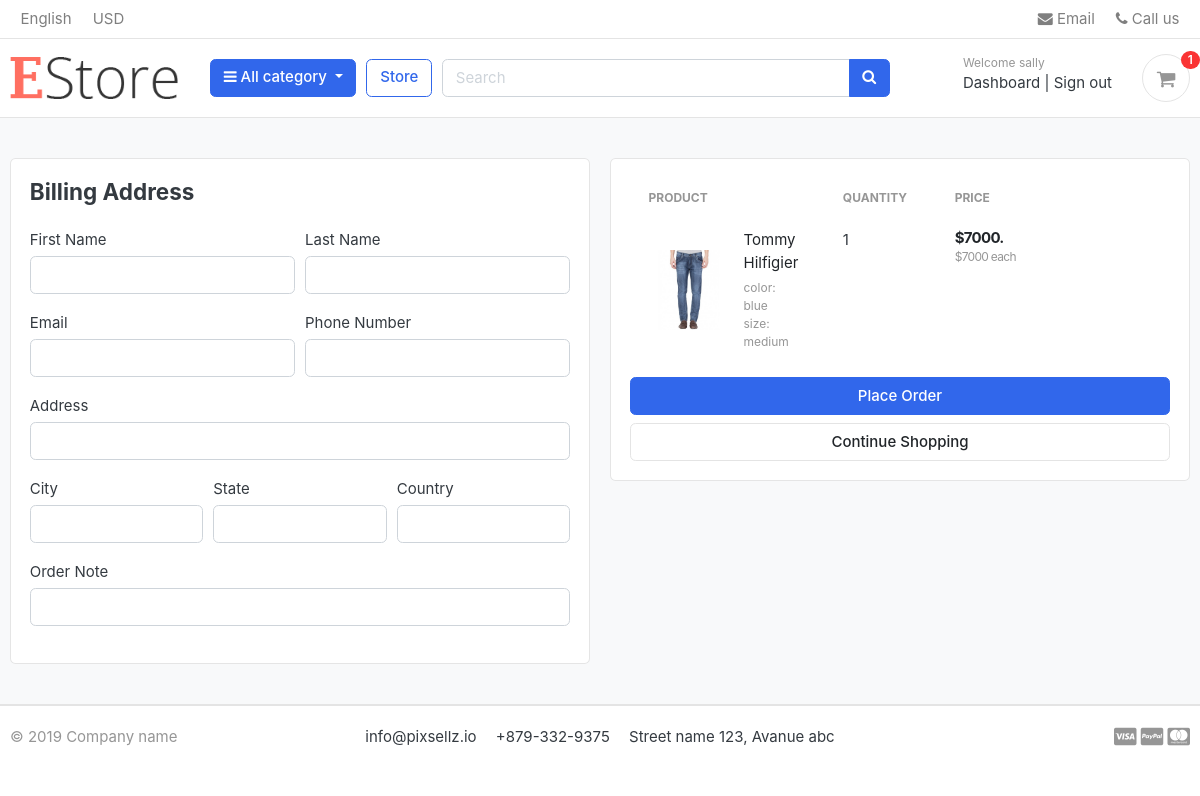
The app's page /cart/checkout/ (signed in) with its own data.
### accounts/models.py (models this page shows, shortened)
class Account(AbstractBaseUser, PermissionsMixin):
    first_name= models.CharField(max_length=50)
    last_name= models.CharField(max_length=50)
    username= models.CharField(max_length=50, unique=True)
    email= models.EmailField(max_length=100, unique=True)
    phone_number= models.CharField(max_length=50)
    date_joined=models.DateTimeField(auto_now_add=True)
    last_login=models.DateTimeField(auto_now_add=True)
    is_admin = models.BooleanField(default=False)
    is_staff = models.BooleanField(default=False)
    is_active = models.BooleanField(default=False)
    is_superadmin = models.BooleanField(default=False)
    USERNAME_FIELD="email"
    REQUIRED_FIELDS=['username','first_name','last_name']
    objects=MyAccountManager()

### cart/models.py (models this page shows, shortened)
class Cart_item(models.Model):
    user=models.ForeignKey(Account, on_delete=models.CASCADE, null=True)
    product=models.ForeignKey(Product, on_delete=models.CASCADE)
    variation=models.ManyToManyField(Variation, blank=True)
    cart=models.ForeignKey(Cart, on_delete=models.CASCADE, null=True)
    quantity=models.IntegerField()
    is_active=models.BooleanField(default=True)
    def sub_total(self):
        return self.product.price*self.quantity

### store/models.py (models this page shows, shortened)
class Product(models.Model):
    product_name = models.CharField(max_length=200, unique=True)
    slug= models.SlugField(max_length=200, unique=True)
    description = models.TextField(blank=True)
    price=models.IntegerField()
    images=models.ImageField(upload_to='photos/products')
    stock=models.IntegerField()
    is_available=models.BooleanField(default=True)
    category= models.ForeignKey(Category, on_delete=models.CASCADE)
    created_date=models.DateTimeField(auto_now_add=True)
    modified_date=models.DateField(auto_now=True)
    def get_url(self):
        return reverse ('product_details', args=[self.category.slug,self.slug])

class Variation(models.Model):
    product=models.ForeignKey(Product,on_delete=models.CASCADE)
    variation_category=models.CharField(max_length=500, choices=variation_category_choice)
    variation_value=models.CharField(max_length=60)
    is_active=models.BooleanField(default=True)
    created_date=models.DateTimeField(auto_now_add=True)
    objects=VariationManager()

### cart/views.py (the view)
# urls.py: path('checkout/', check_out, name="checkout"),
@login_required(login_url="signin")
def check_out(request,total=0, quantity=0, cart_item=None):
    try:
        tax=0
        grand_total=0
        if request.user.is_authenticated:
            cart_items=Cart_item.objects.filter(user=request.user, is_active=True)
        else:
            cart=Cart.objects.get(cart_id=_cart_id(request))
            cart_items=Cart_item.objects.filter(cart=cart, is_active=True)
        for cart_item in cart_items:
            total+=cart_item.product.price*cart_item.quantity
            quantity+=cart_item.quantity
        tax=2*total/100
        grand_total=tax+total
    except ObjectDoesNotExist:
        pass
    context={
        'total':total,
        'quantity':quantity,
        'cart_items':cart_items,
        'grand_total':grand_total,
        'tax':tax
    }
    return render(request, 'checkout.html', context)

### cart/context_processor.py (called while the page is built)
def counter(request):
    count=0
    if 'admin' in request.path:
        return {}
    else:
        try:
            cart=Cart.objects.filter(cart_id=_cart_id(request))
            if request.user.is_authenticated:
                print(request.user.is_authenticated)
                cart_items=Cart_item.objects.all().filter(user=request.user)
            else:
                cart_items=Cart_item.objects.all().filter(cart=cart[:1])
            for cart_item in cart_items:
                count+=cart_item.quantity
        except ObjectDoesNotExist:
            count=0
        return dict(count=count)

### cart/views.py (called while the page is built)
def _cart_id(request):
    cart = request.session.session_key
    if not cart:
        cart = request.session.create()
    return cart

### category/context_processors.py (called while the page is built)
def menu_links(request):
    links=Category.objects.all()
    return dict(links=links)

### category/models.py (called while the page is built)
    def get_url(self):
        return reverse ('store_category', args=[self.slug])

### templates/checkout.html (shortened to what this page needs)
{% extends 'base.html' %}
{% block content %}
{% load static %}
<section class="section-content padding-y bg">
<div class="container">
<div class="row">
	<aside class="col-lg-6">
<div class="card">
    <div class="card-body">
        <h4 class="card-title mb-4">Billing Address</h4>
        <form
       method ='POST' action="{% url 'place_order' %}" >
            <div class="form-row">
                <div class="col form-group">
                    <label for="">First Name</label>
                    <input type="text" name="first_name" class="form-control">
                </div>
                 <div class="col form-group">
                    <label for="">Last Name</label>
                    <input type="text" name="last_name" class="form-control">
                </div>
            </div>
            <div class="form-row">
                <div class="col form-group">
                    <label for="">Email</label>
                    <input type="email" name="email" class="form-control">
                </div>
                 <div class="col form-group">
                    <label for="">Phone Number</label>
                    <input type="text" name="phone" class="form-control">
                </div>
            </div>
            <div class="form-row">
                <div class="col form-group">
                    <label for="">Address </label>
                    <input type="text" name="address" class="form-control">
                </div>
            </div>
            <div class="form-row">
                <div class="col form-group">
                    <label for="">City</label>
                    <input type="text" name="city" class="form-control">
                </div>
                 <div class="col form-group">
                    <label for="">State</label>
                    <input type="text" name="state" class="form-control" required>
                </div>
                <div class="col form-group">
                    <label for="">Country</label>
                    <input type="text" name="country" class="form-control" required>
                </div>
            </div>
            <div class="form-row">
                <div class="col form-group">
                    <label for="">Order Note</label>
                    <input type="text" name="order_note" class="form-control">
                </div>
            </div>
    </div>
</div>
	</aside>
	<aside class="col-lg-6">
		<div class="card">
		<div class="card-body">
        <table class="table table-borderless table-shopping-cart">
<thead class="text-muted">
<tr class="small text-uppercase">
  <th scope="col">Product</th>
  <th scope="col" width="120">Quantity</th>
  <th scope="col" width="120">Price</th>
  <th scope="col" class="text-right" width="200"> </th>
</tr>
</thead>
<tbody>
{% for cart_item in cart_items%}
<tr>
	<td>
		<figure class="itemside align-items-center">
			<div class="aside"><img src="{{cart_item.product.images.url}}" class="img-sm"></div>
			<figcaption class="info">
				<a href="{{cart_item.product.get_url}}" class="title text-dark">{{ cart_item.product.product_name }}</a>
				{% if cart_item.variation.all %}
				{% for item in cart_item.variation.all %}
				<p class="text-muted small">{{item.variation_category}}: {{item.variation_value}}<br> </p>
				{% endfor %}
				{% endif %}
			</figcaption>
		</figure>
	</td>
	<td>
    <label for="">{{cart_item.quantity}}</label>
	</td>
	<td>
		<div class="price-wrap">
			<var class="price">${{cart_item.sub_total}}.</var>
			<small class="text-muted"> ${{cart_item.product.price}} each </small>
		</div>
	</td>
</tr>
{% endfor %}
</tbody>
</table>
            <button type="submit" name="submit" class="btn btn-primary btn-block">Place Order</button>
            <a href="{% url 'store' %}" name="submit" class="btn btn-light btn-block">Continue Shopping</a>
		</div>
		</div>
</aside>
</div>
</div>
</section>
</body>
</html>
{% endblock %}

### templates/includes/navbar.html (shortened to what this page needs)
{% load static %}
<header class="section-header">
<nav class="navbar p-md-0 navbar-expand-sm navbar-light border-bottom">
<div class="container">
  <div class="collapse navbar-collapse" id="navbarTop4">
    <ul class="navbar-nav mr-auto">
    	<li class="nav-item dropdown">
		 	<a href="#" class="nav-link">   English </a>
		</li>
		<li class="nav-item dropdown">
			<a href="#" class="nav-link"> USD </a>
		</li>
    </ul>
    <ul class="navbar-nav">
		<li><a href="#" class="nav-link"> <i class="fa fa-envelope"></i> Email </a></li>
		<li><a href="#" class="nav-link"> <i class="fa fa-phone"></i> Call us </a></li>
	</ul>
  </div>
</div>
</nav>
<section class="header-main border-bottom">
	<div class="container">
<div class="row align-items-center">
	<div class="col-lg-2 col-md-3 col-6">
		<a href="{% url 'home' %}" class="brand-wrap">
			<img class="logo" src="{% static './images/hi.png' %}">
		</a>
	</div>
	<div class="col-lg col-sm col-md col-6 flex-grow-0">
		<div class="category-wrap dropdown d-inline-block float-right">
			<button type="button" class="btn btn-primary dropdown-toggle" data-toggle="dropdown">
				<i class="fa fa-bars"></i> All category
			</button>
		</div>
	</div>
	<a href="{% url 'store' %}" class="btn btn-outline-primary">Store</a>
	<div class="col-lg  col-md-6 col-sm-12 col">
		<form action="{% url 'search' %}" class="search">
			<div class="input-group w-100">
			    <input type="text" class="form-control" style="width:60%;" placeholder="Search" name='keyword'>
			    <div class="input-group-append">
			      <button class="btn btn-primary" type="submit">
			        <i class="fa fa-search"></i>
			      </button>
			    </div>
		    </div>
		</form>
	</div>
	<div class="col-lg-3 col-sm-6 col-8 order-2 order-lg-3">
				<div class="d-flex justify-content-end mb-3 mb-lg-0">
				{% if user.id is None %}
					<div class="widget-header">
						<small class="title text-muted">Welcome guest!</small>
						<div>
							<a href="{% url 'signin' %}">Sign in</a> <span class="dark-transp"> | </span>
							<a href="{% url 'register' %}"> Register</a>
						</div>
					</div>
					{% else %}
					<div class="widget-header">
						<small class="title text-muted">Welcome {{user.first_name}}</small>
						<div>
							<a href="{% url 'dashboard' %}">Dashboard</a> <span class="dark-transp"> | </span>
							<a href="{% url 'logout' %}">Sign out</a>
						</div>
					</div>
					{% endif %}
					<a href="{% url 'cart' %}" class="widget-header pl-3 ml-3">
						<div class="icon icon-sm rounded-circle border"><i class="fa fa-shopping-cart"></i></div>
						<span class="badge badge-pill badge-danger notify">{{count}}</span>
					</a>
				</div>
			</div>
</div>
	</div>
</section>
</header>

### static/css/ui.css (style rules this page uses)
html { font-family: "Inter", sans-serif; font-size: 15px; }
.price-wrap { letter-spacing: -0.7px; }
.icon-xs, .icon-sm, .icon-md, .icon-lg { display: inline-block; text-align: center; flex-shrink: 0; flex-grow: 0; }
.icon-sm { width: 48px; height: 48px; line-height: 48px !important; font-size: 20px; }
.img-xs, .img-sm, .img-md, .img-lg { -o-object-fit: cover; object-fit: cover; flex-shrink: 0; flex-grow: 0; }
.img-sm { width: 80px; height: 80px; }
.padding-y { padding-top: 40px; padding-bottom: 40px; }
var { font-style: normal; }
figure { margin-bottom: 0; }
article:after, .form-group:after { display: block; clear: both; content: ""; }
.bg { background-color: #f8f9fa; }
p:last-child { margin-bottom: 0; }
.header-main { position: relative; padding-top: 1rem; padding-bottom: 1rem; }
.brand-wrap .logo, .navbar-brand .logo { margin-right: 7px; max-height: 42px; display: inline-block; }
.widget-header { display: inline-block; vertical-align: middle; position: relative; }
.widget-header a { color: #343a40; }
.widget-header i { color: #969696; }
.widget-header .title { display: block; }
.widget-header .notify { position: absolute; top: -3px; right: -10px; }
.btn-light { background-color: #fff; border-color: #e4e4e4; }
.itemside { position: relative; display: flex; width: 100%; }
.itemside .aside { position: relative; flex-shrink: 0; }
.itemside .info { padding-left: 15px; padding-right: 7px; }
.itemside p { margin-bottom: 0; }
.itemside .title { display: block; margin-bottom: 5px; color: #212529; }
.notify { position: absolute; top: -4px; right: -10px; display: inline-block; padding: 0.25em 0.6em; font-size: 12px; line-height: 1; text-align: center; border-radius: 3rem; color: #fff; background-color: #fa3434; }
.price { font-weight: 600; color: #212529; }
.table-shopping-cart.table td, .table-shopping-cart.table th { padding-left: 1.25rem; padding-right: 1.25rem; }
.table-shopping-cart .price-wrap { line-height: 1.2; }
.table-shopping-cart .price { font-weight: bold; margin-right: 5px; display: block; }

### records on screen
Account: first_name "sally"
Cart_item: product.images (picture), product.product_name "Tommy Hilfigier", quantity "1", sub_total "7000", product.price "7000"
Variation: variation_category "color", variation_value "blue"
Variation: variation_category "size", variation_value "medium"

### other values on screen
{{ count }} "1"
